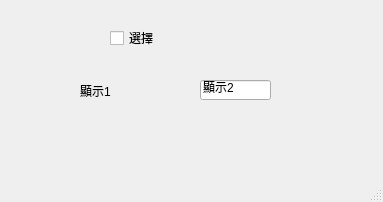
<?xml version="1.0" encoding="UTF-8"?>
<ui version="4.0">
 <class>MainWindow</class>
 <widget class="QMainWindow" name="MainWindow">
  <property name="geometry">
   <rect>
    <x>0</x>
    <y>0</y>
    <width>383</width>
    <height>202</height>
   </rect>
  </property>
  <property name="windowTitle">
   <string>MainWindow</string>
  </property>
  <widget class="QWidget" name="centralwidget">
   <widget class="QLabel" name="label">
    <property name="geometry">
     <rect>
      <x>80</x>
      <y>80</y>
      <width>54</width>
      <height>21</height>
     </rect>
    </property>
    <property name="text">
     <string>顯示1</string>
    </property>
   </widget>
   <widget class="QLineEdit" name="lineEdit">
    <property name="geometry">
     <rect>
      <x>200</x>
      <y>80</y>
      <width>71</width>
      <height>20</height>
     </rect>
    </property>
    <property name="text">
     <string>顯示2</string>
    </property>
   </widget>
   <widget class="QCheckBox" name="checkBox">
    <property name="geometry">
     <rect>
      <x>110</x>
      <y>30</y>
      <width>71</width>
      <height>16</height>
     </rect>
    </property>
    <property name="text">
     <string>選擇</string>
    </property>
   </widget>
  </widget>
  <widget class="QMenuBar" name="menubar">
   <property name="geometry">
    <rect>
     <x>0</x>
     <y>0</y>
     <width>383</width>
     <height>22</height>
    </rect>
   </property>
  </widget>
  <widget class="QStatusBar" name="statusbar"/>
 </widget>
 <resources/>
 <connections>
  <connection>
   <sender>checkBox</sender>
   <signal>clicked(bool)</signal>
   <receiver>label</receiver>
   <slot>setVisible(bool)</slot>
   <hints>
    <hint type="sourcelabel">
     <x>195</x>
     <y>220</y>
    </hint>
    <hint type="destinationlabel">
     <x>166</x>
     <y>273</y>
    </hint>
   </hints>
  </connection>
  <connection>
   <sender>checkBox</sender>
   <signal>clicked(bool)</signal>
   <receiver>lineEdit</receiver>
   <slot>setEnabled(bool)</slot>
   <hints>
    <hint type="sourcelabel">
     <x>229</x>
     <y>225</y>
    </hint>
    <hint type="destinationlabel">
     <x>295</x>
     <y>272</y>
    </hint>
   </hints>
  </connection>
 </connections>
</ui>
